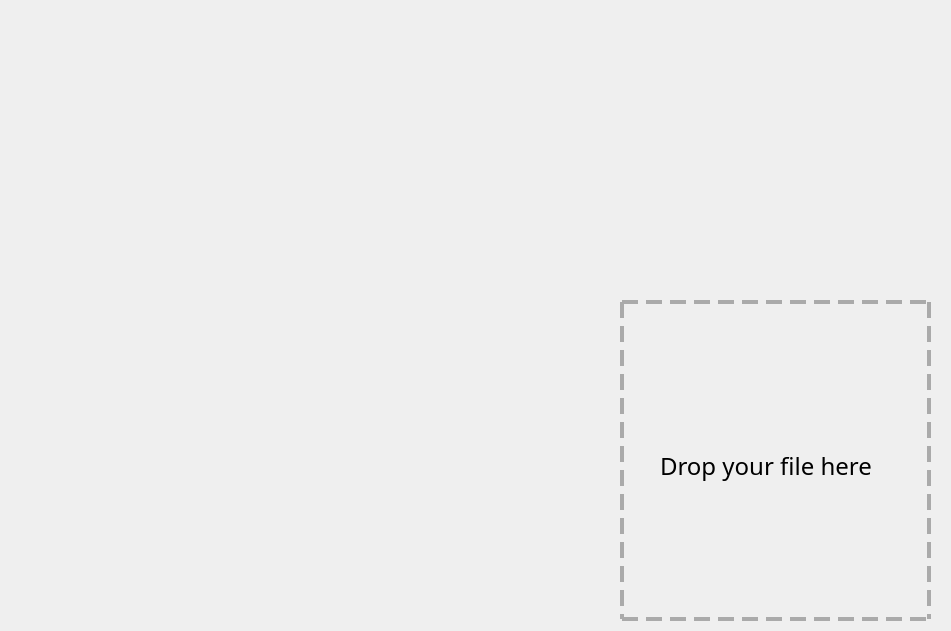
<?xml version="1.0" encoding="UTF-8"?>
<ui version="4.0">
 <class>fileEncryption</class>
 <widget class="QWidget" name="fileEncryption">
  <property name="geometry">
   <rect>
    <x>0</x>
    <y>0</y>
    <width>951</width>
    <height>631</height>
   </rect>
  </property>
  <property name="minimumSize">
   <size>
    <width>951</width>
    <height>631</height>
   </size>
  </property>
  <property name="maximumSize">
   <size>
    <width>951</width>
    <height>631</height>
   </size>
  </property>
  <property name="windowTitle">
   <string>File Encryption</string>
  </property>
  <widget class="QWidget" name="widget" native="true">
   <property name="geometry">
    <rect>
     <x>620</x>
     <y>300</y>
     <width>311</width>
     <height>321</height>
    </rect>
   </property>
   <property name="autoFillBackground">
    <bool>false</bool>
   </property>
   <property name="styleSheet">
    <string notr="true">border: 4px dashed #aaa</string>
   </property>
   <widget class="QLabel" name="dropFileLabel">
    <property name="geometry">
     <rect>
      <x>40</x>
      <y>140</y>
      <width>231</width>
      <height>51</height>
     </rect>
    </property>
    <property name="font">
     <font>
      <family>Segoe Print</family>
      <pointsize>18</pointsize>
     </font>
    </property>
    <property name="styleSheet">
     <string notr="true">border: none</string>
    </property>
    <property name="text">
     <string>Drop your file here</string>
    </property>
   </widget>
  </widget>
 </widget>
 <resources/>
 <connections/>
</ui>
